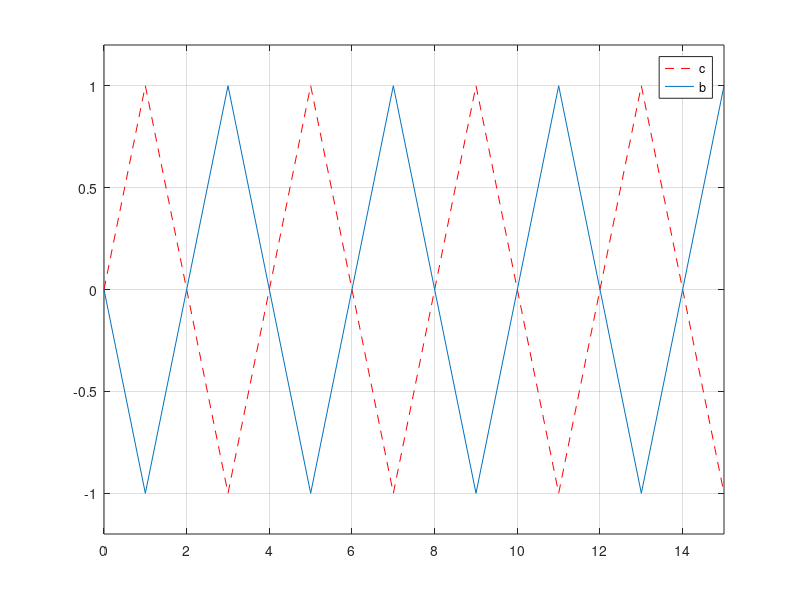

Reproduce this figure in MATLAB.
function ktra3
clc;clear all;close all;
a=[0 1 0 -1] ;
b = [a a a a] ;
c = [-a -a -a -a] ; 
n = 0:length(b)-1 ; 
plot(n,b,'r--') ; 
hold on; 
plot(n,c) ;
grid on ; 
axis([0,length(n)-1,-1.2,1.2]);
legend('c','b');